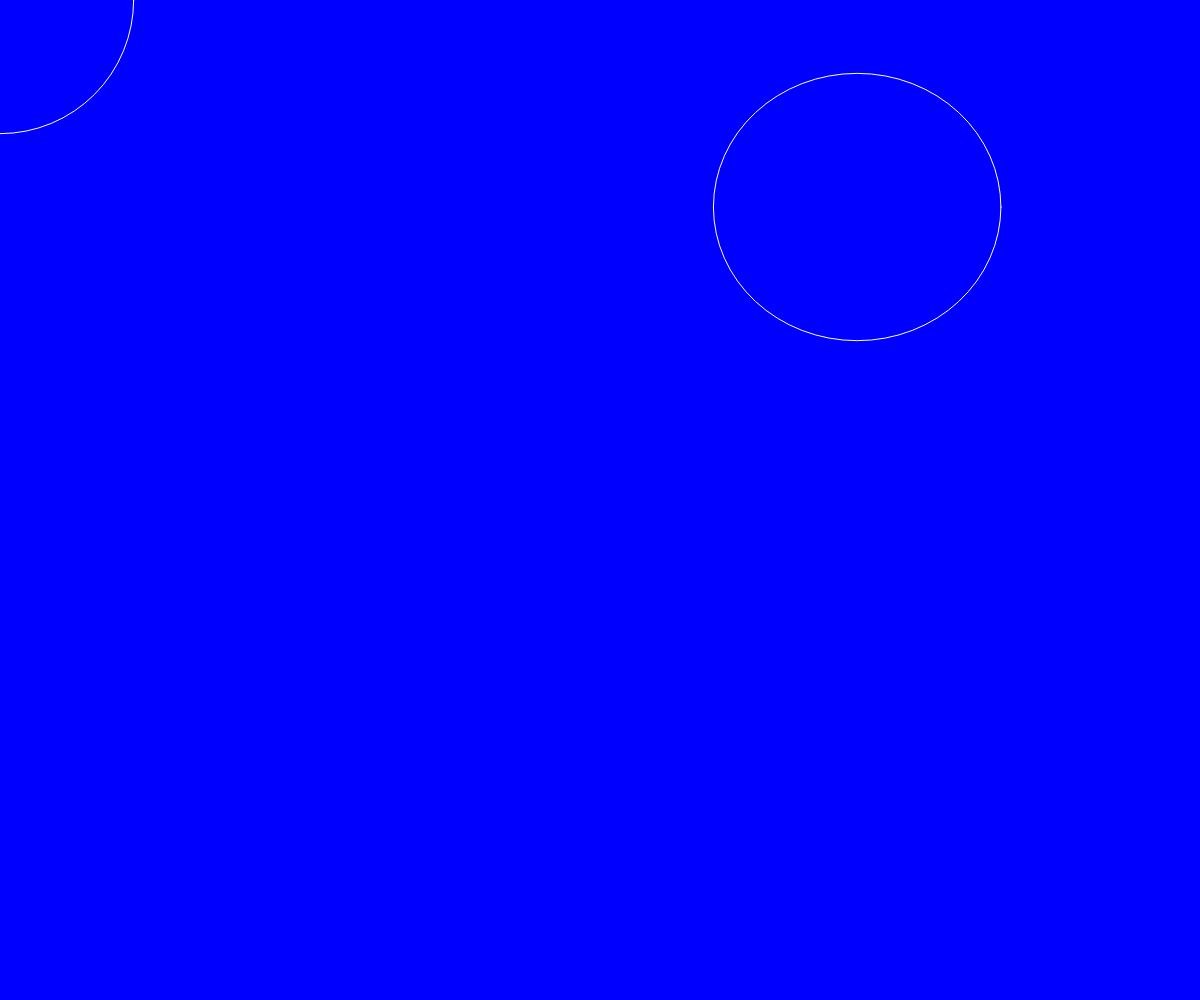
Frame 1 (no input)
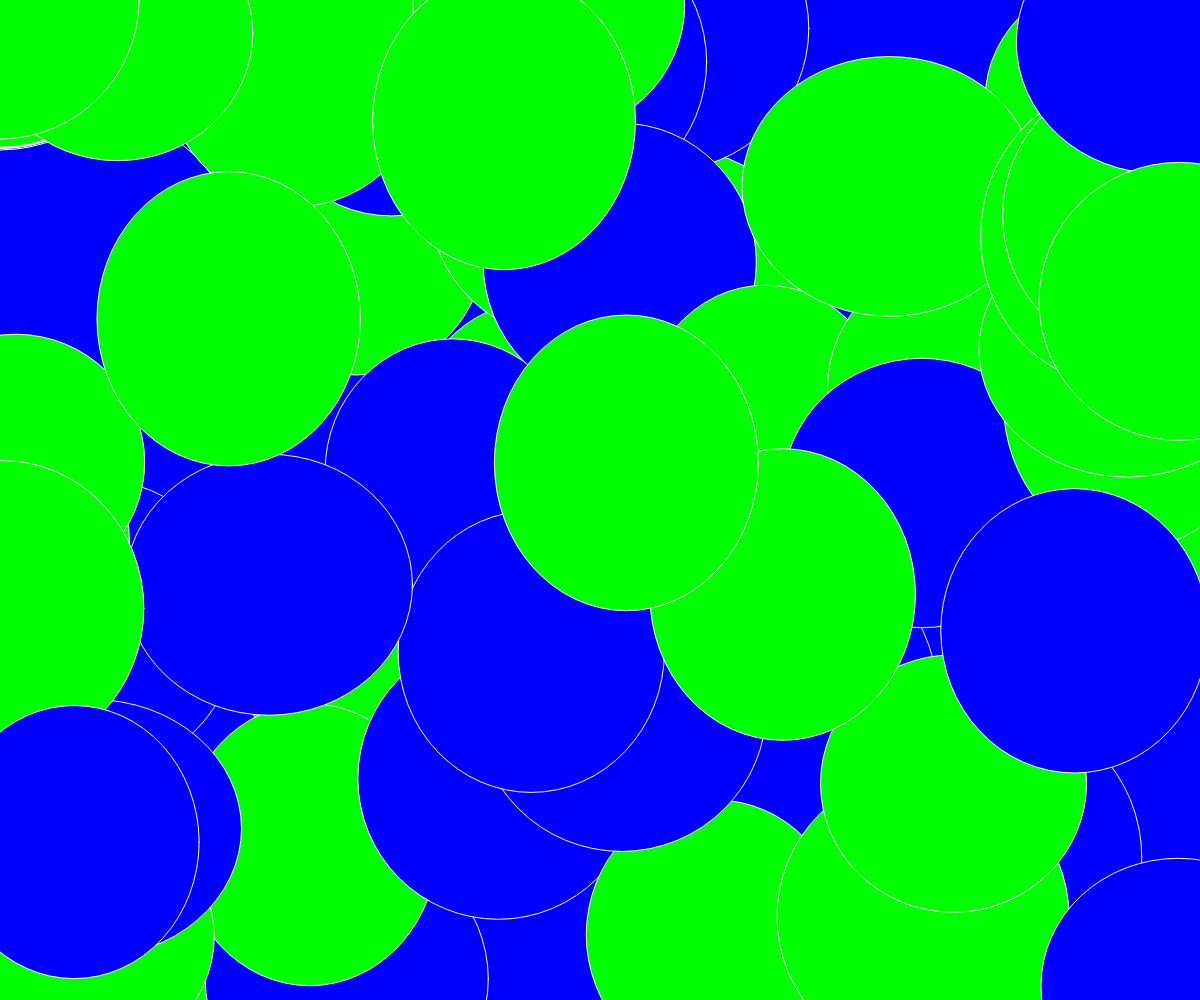
Frame 60 (no input)
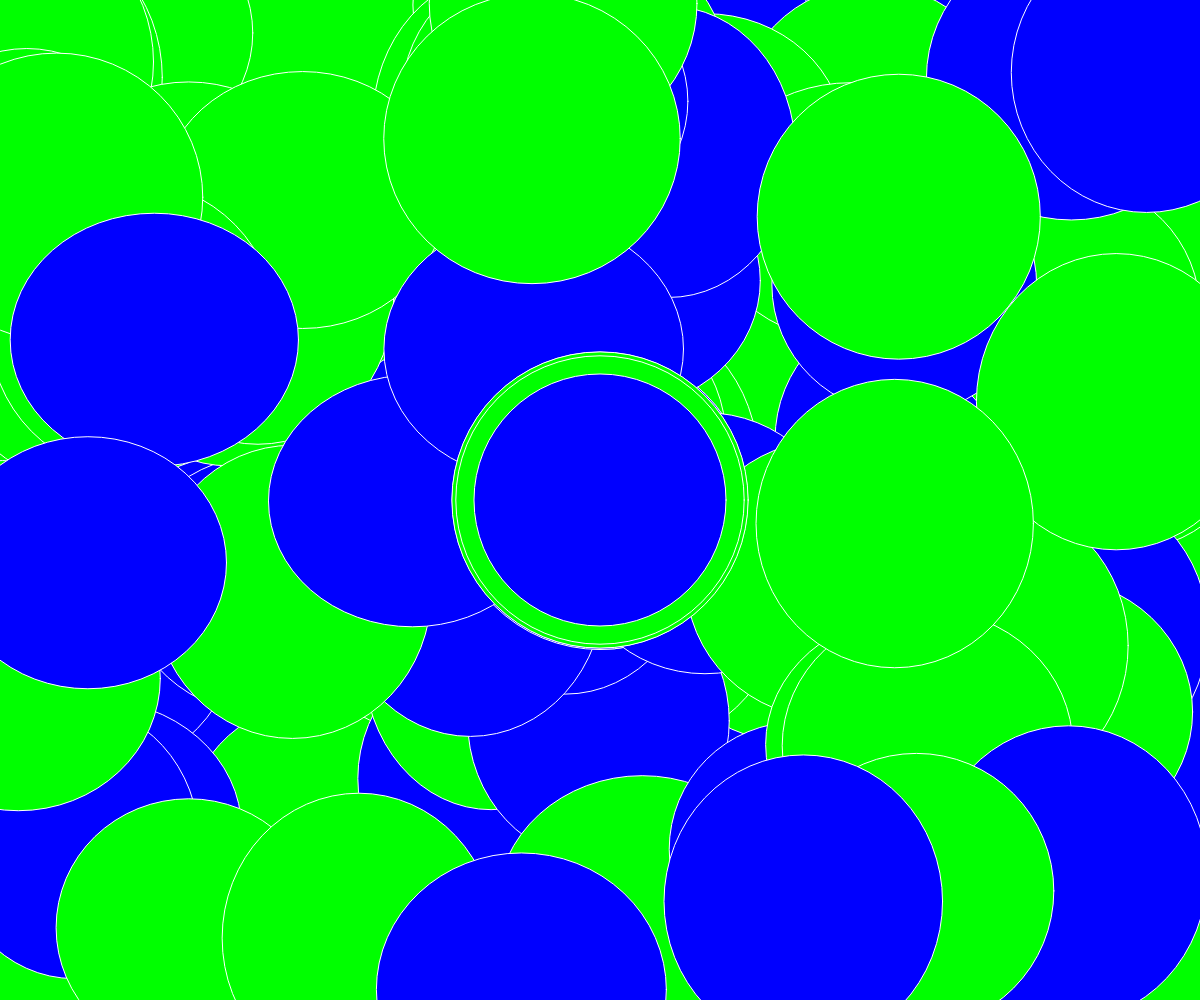
Frame 120 (the mouse pressed at the canvas centre since frame 60)

The p5.js sketch that drew these frames (run headless with seeded random() and noise() and a simulated clock; from frame 60 on, the mouse is pressed at the canvas centre):

// p5.js sketch
// ── sketch.js
var spot = {
  x: 100,
  y: 50
};

var col = {
  r: 255,
  g: 50, 
  b: 50
};

function setup() {
  createCanvas(windowWidth, windowHeight);
  background(0,0,255);
  frameRate(20);
}

function draw() {
  spot.x = random(0, width);
  spot.y = random(0, height);
  ellipseX = random(width/4,height/4);
  ellipseY = random(width/4,height/4);
  // fill(0);
  // stroke(255)
  // arc(spot.x, spot.y, spot.y , spot.x, spot.y, PI + QUARTER_PI, CHORD);
  // ellipse(spot.x, spot.y, ellipseX, ellipseY);
  
  stroke(255);
  fill(0,255,0);

  var i = random(0,10);
  if (i > 5) {
  fill(0,0,255);
  }

  ellipse(spot.x, spot.y, ellipseX, ellipseY);
  ellipse(mouseX, mouseY, ellipseY);
}
